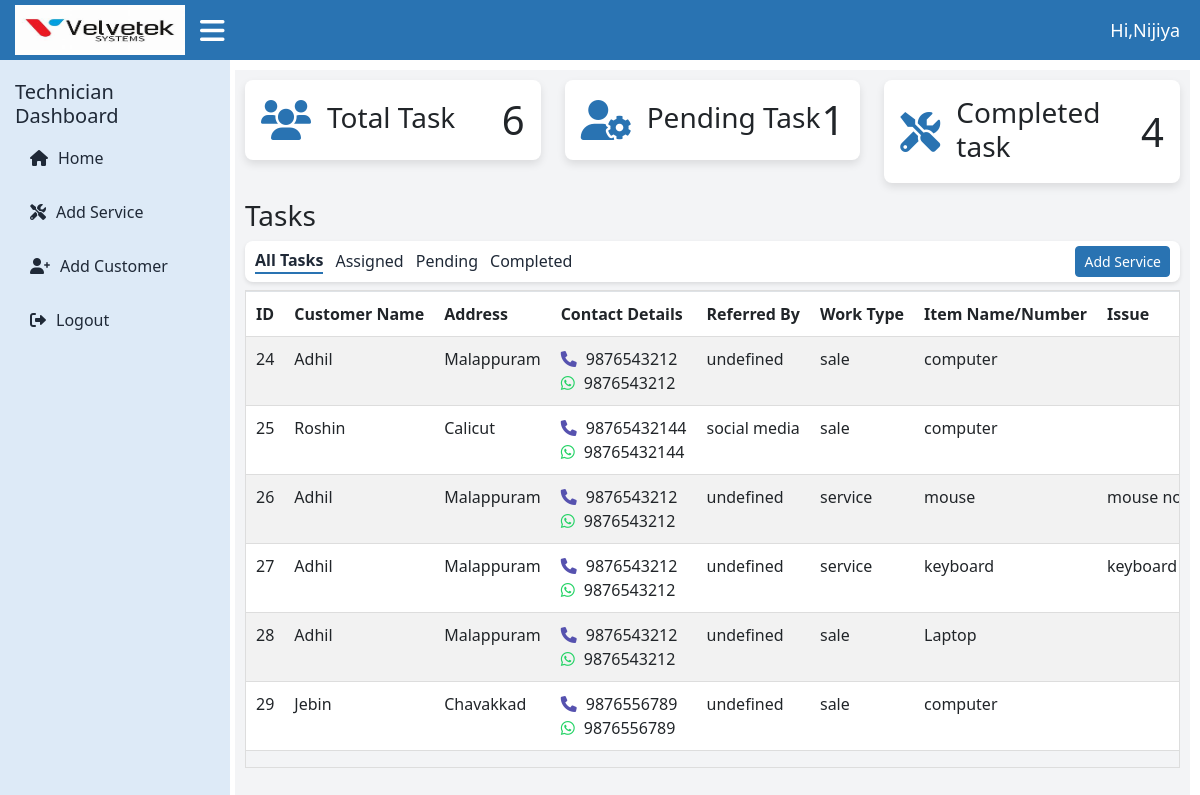
Page /technician-dashboard/ (signed in) on the committed database.
### loginapp/models.py (models this page shows, shortened)
class CustomUser(AbstractUser):
    ROLE_CHOICES = (
        ('admin', 'Admin'),
        ('technician', 'Technician'),
        ('user', 'User'),
    )
    role = models.CharField(max_length=20, choices=ROLE_CHOICES, default='user')

### velvetekapp/models.py (models this page shows, shortened)
class Apply(models.Model):
    customer = models.ForeignKey(Customer, on_delete=models.CASCADE,blank=True,null=True)
    name=models.CharField(max_length=255,null=True)
    address = models.TextField(null=True)
    contact_number = models.CharField(max_length=15,null=True)
    whatsapp_number = models.CharField(max_length=15,null=True)
    referred_by =models.CharField(max_length=255,null=True)
    service_by = models.ForeignKey(CustomUser, on_delete=models.CASCADE)
    WORK_TYPE_CHOICES=[
        ('sale','sale'),('service','service'),
    ]
    work_type=models.CharField(max_length=10,choices=WORK_TYPE_CHOICES,default='sale')
    item_name_or_number = models.CharField(max_length=255,null=True)
    issue = models.TextField(blank=True,null=True) #applicable for 'services'
    photos_of_item =models.TextField(null=True, blank=True)
    estimation_document =models.FileField(upload_to='pdf',null=True,blank=True)
    estimated_price = models.CharField(max_length=255)
    estimated_date = models.DateField(null=True)
    any_other_comments = models.CharField(max_length=255,null=True,blank=True)
    created_at = models.DateField(default=timezone.now)
    status = models.CharField(
        max_length=50,
        choices=[('Pending', 'Pending'), ('Completed', 'Completed'), ('Assigned', 'Assigned')],
        default='Assigned'
    )
    def get_photos(self):
        return self.photos_of_item.split(",") if self.photos_of_item else []

### loginapp/views.py (the view, shortened to what this page needs)
# urls.py: path('technician-dashboard/', technician_dashboard, name='technician_dashboard'),
@login_required
def technician_dashboard(request):
    technician_customers = Apply.objects.filter(service_by=request.user) if request.user.is_authenticated else None
    total_services = technician_customers.count() if technician_customers else 0
    pending_task = CurrentStatus.objects.filter(technician_name=request.user.username, status="Pending").count()
    completed_task = CurrentStatus.objects.filter(technician_name=request.user.username, status="Completed").count()
    details = None
    users = CustomUser.objects.all()
    if 'contact_number' in request.GET:
        contact_number = request.GET.get('contact_number', '').strip()
        try:
            details = Customer.objects.get(contact_number=contact_number)
        except Customer.DoesNotExist:
            messages.info(request, "No customer found with this contact number. You can add their details.")
    context = {
        'technician_customers': technician_customers,
        'users': users,
        'details': details,
        'total_services': total_services,
        'pending_task': pending_task,
        'completed_task': completed_task,
        'MEDIA_URL': settings.MEDIA_URL,
    }
    return render(request, 'technician_dashboard.html', context)

### templates/technician_dashboard.html (shortened to what this page needs)
<!DOCTYPE html>
{% load static %}
<html lang="en">
<head>
  <link href="https://cdn.jsdelivr.net/npm/bootstrap-icons/font/bootstrap-icons.css" rel="stylesheet">
  <link href="https://cdn.jsdelivr.net/npm/bootstrap@5.3.0/dist/css/bootstrap.min.css" rel="stylesheet">
<link href="https://cdn.jsdelivr.net/npm/lightbox2@2.11.3/dist/css/lightbox.min.css" rel="stylesheet">
  <link href="https://cdnjs.cloudflare.com/ajax/libs/font-awesome/6.0.0/css/all.min.css" rel="stylesheet">
  <link rel="stylesheet" href="{% static 'assets/css/admin_dashboard.css' %}">
</head>
<body>
  <div class="topbar">
    <div class="d-flex align-items-center">
      <a href="#" class="logo">
        <img src="{% static 'assets/img/velvetek.jpg' %}" alt="navbar brand" />
      </a>
      <span class="hamburger" onclick="toggleSidebar()">
        <i class="fas fa-bars"></i>
      </span>
    </div>
    <span class="admin-text">Hi,{{user.username}}</span>
  </div>
  <div class="sidebar">
    <h5>Technician Dashboard</h5>
    <a href="{% url 'technician_dashboard' %}"><i class="fas fa-home"></i> Home</a>
    <a href="#" onclick="openModal()" ><i class="fas fa-tools" ></i> Add Service</a>
    <a href="#" onclick="openCustomerModal()"><i class="fas fa-user-plus"></i> Add Customer</a>
    <a href="{% url 'logout' %}"><i class="fas fa-sign-out-alt"></i> Logout</a>
  </div>
  {% block content %}
  <div class="main-content">
    <div class="row">
      <div class="col-md-4">
        <div class="card p-3 mb-3">
          <div class="d-flex align-items-center">
            <i class="fas fa-users card-icon me-3"></i>
            <div>
              <h3 class="mb-1">Total Task</h3>
            </div>
            <h1 class="ms-auto mb-0">{{ total_services }}</h1>
          </div>
        </div>
      </div>
      <div class="col-md-4">
        <div class="card p-3 mb-3">
          <div class="d-flex align-items-center">
            <i class="fas fa-user-cog card-icon me-3"></i>
            <div>
              <h3 class="mb-1">Pending Task</h3>
            </div>
            <h1 class="ms-auto mb-0">{{ pending_task }}</h1>
          </div>
        </div>
      </div>
      <div class="col-md-4">
        <div class="card p-3 mb-3">
          <div class="d-flex align-items-center">
            <i class="fas fa-tools card-icon me-3"></i>
            <div>
              <h3 class="mb-1">Completed task</h3>
            </div>
            <h1 class="ms-auto mb-0">{{ completed_task }}</h1>
          </div>
        </div>
      </div>
    </div>
    <h3 class="mt-0 mb-2">Tasks</h3>
    <div class="navbar">
      <div class="nav-left">
        <a href="{% url 'switch_tasks'  %}" class="filter-option {% if current_filter != 'Assigned' and current_filter != 'Pending' and current_filter != 'Completed' %}selected{% endif %}">All Tasks</a>
        <a href="{% url 'switch_tasks_filter' status='Assigned' %}" class="filter-option {% if current_filter == 'Assigned' %}selected{% endif %}">Assigned</a>
        <a href="{% url 'switch_tasks_filter' status='Pending' %}" class="filter-option {% if current_filter == 'Pending' %}selected{% endif %}">Pending</a>
        <a href="{% url 'switch_tasks_filter' status='Completed' %}" class="filter-option {% if current_filter == 'Completed' %}selected{% endif %}">Completed</a>
      </div>
      <div class="nav-right">
        <button class="btn btn-primary btn-sm" onclick="openModal()">Add Service</button>
      </div>
    </div>
  <div class="table-responsive mt-2">
    <table class="table table-striped table-bordered">
      <thead>
        <tr>
          <th>ID</th>
          <th>Customer Name</th>
          <th>Address</th>
          <th style="width: 18%;">Contact Details</th>
          <th>Referred By</th>
          <th>Work Type</th>
          <th>Item Name/Number</th>
          <th colspan="2">Issue</th>
        </tr>
      </thead>
      <tbody>
        {% for service in technician_customers %}
        <tr>
          <td>{{ service.id }}</td>
          <td>{{ service.name }}</td>
          <td>{{ service.address }}</td>
          <td>
            <div>
              <i class="fa fa-phone" aria-hidden="true"></i>
              {% if service.contact_number|slice:":1" == "+" %}
                {{ service.contact_number|slice:"3:" }}
              {% else %}
                {{ service.contact_number }}
              {% endif %}
            </div>
            <div>
              <i class="fab fa-whatsapp" aria-hidden="true"></i>
              {% if service.whatsapp_number|slice:":1" == "+" %}
                {{ service.whatsapp_number|slice:"3:" }}
              {% else %}
                {{ service.whatsapp_number }}
              {% endif %}
            </div>
          </td>
          <td>{{ service.referred_by }}</td>
          <td>{{ service.get_work_type_display }}</td>
          <td>{{ service.item_name_or_number }}</td>
          <td colspan="2">{{ service.issue }}</td>
      </tr>
{% endfor %}
</tbody>
  </table>
</div>
{% endblock %}
</body>
</html>

### static/assets/css/admin_dashboard.css (style rules this page uses)
:root { --primary-color: #2973B2; --secondary-color: #F3F4F6; --accent-color: #441172; --text-color: #1F2937; --white: #ffffff; --sidebar-color: #DDEAF7; }
.topbar { background-color: var(--primary-color); height: 60px; display: flex; justify-content: space-between; align-items: center; padding: 0 20px; padding-left: 15px; color: var(--white); margin-bottom: 10px; }
.topbar .logo img { height: 50px; width: 180px; padding-right: 10px; }
.topbar .admin-text { font-size: 18px; font-weight: 500; }
.topbar .hamburger { font-size: 28px; cursor: pointer; padding-left: 5px; margin-right: 30px; }
.sidebar { height: calc(100vh - 50px); width: 230px; background-color: var(--sidebar-color); color: var(--text-color); position: absolute; top: 60px; left: 0; padding: 20px 15px; display: flex; flex-direction: column; justify-content: flex-start; transition: left 0.3s ease; }
.sidebar a { text-decoration: none; color: var(--text-color); display: flex; align-items: center; padding: 10px 15px; margin-bottom: 10px; border-radius: 4px; transition: background-color 0.3s ease; }
.sidebar a i { margin-right: 10px; }
.main-content { margin-left: 235px; padding: 10px; background-color: var(--secondary-color); min-height: calc(100vh - 60px); margin-top: 5px; margin-right: 10px; }
.card { border: none; border-radius: 8px; box-shadow: 0 4px 8px rgba(0, 0, 0, 0.1); transition: transform 0.2s ease, box-shadow 0.2s ease; }
.card .card-icon { font-size: 40px; color: var(--primary-color); }
.navbar { display: flex; position: relative; align-items: center; justify-content: space-between; background-color: var(--white); padding-top: 5px; padding-bottom: 5px; border-radius: 8px; box-shadow: 0 2px 4px rgba(0, 0, 0, 0.1); }
.navbar .nav-left { display: flex; position: relative; align-items: center; padding-left: 10px; }
.navbar .nav-left a { margin-right: 12px; text-decoration: none; color: var(--text-color); cursor: pointer; transition: font-weight 0.3s ease; }
.navbar .nav-right { margin-right: 10px; align-items: center; display: flex; gap: 2px; }
.btn-primary { background-color: var(--primary-color) !important; border-color: var(--primary-color) !important; color: #fff !important; }
.filter-option.selected { font-weight: bold; color: #2973B2; border-bottom: 2.5px solid #2973B2; text-decoration: none; }
.table-responsive { overflow-x: auto; overflow-y: auto; border: 1px solid #ddd; max-height: 485px; height: auto; transition: height 0.3s ease; }
.table { width: 100%; white-space: nowrap; border-collapse: collapse; }
.table th, .table td { padding: 10px !important; text-align: left !important; border-bottom: 1px solid #ddd !important; border-right: none !important; border-left: none !important; }
.fa-phone { color:#5652af; margin-right: 5px; }
.fab.fa-whatsapp { color: #25D366; margin-right: 5px; }

### rows in the picture
CustomUser: username "Nijiya"
Apply: id "24", name "Adhil", address "Malappuram", contact_number "9876543212", whatsapp_number "9876543212", referred_by "undefined", work_type "sale", item_name_or_number "computer"
Apply: id "25", name "Roshin", address "Calicut", contact_number "98765432144", whatsapp_number "98765432144", referred_by "social media", work_type "sale", item_name_or_number "computer"
Apply: id "26", name "Adhil", address "Malappuram", contact_number "9876543212", whatsapp_number "9876543212", referred_by "undefined", work_type "service", item_name_or_number "mouse", issue "mouse…"
Apply: id "27", name "Adhil", address "Malappuram", contact_number "9876543212", whatsapp_number "9876543212", referred_by "undefined", work_type "service", item_name_or_number "keyboard", issue "keyboard…"
Apply: id "28", name "Adhil", address "Malappuram", contact_number "9876543212", whatsapp_number "9876543212", referred_by "undefined", work_type "sale", item_name_or_number "Laptop"
Apply: id "29", name "Jebin", address "Chavakkad", contact_number "9876556789", whatsapp_number "9876556789", referred_by "undefined", work_type "sale", item_name_or_number "computer"

### other values in the picture
{{ total_services }} "6"
{{ pending_task }} "1"
{{ completed_task }} "4"
